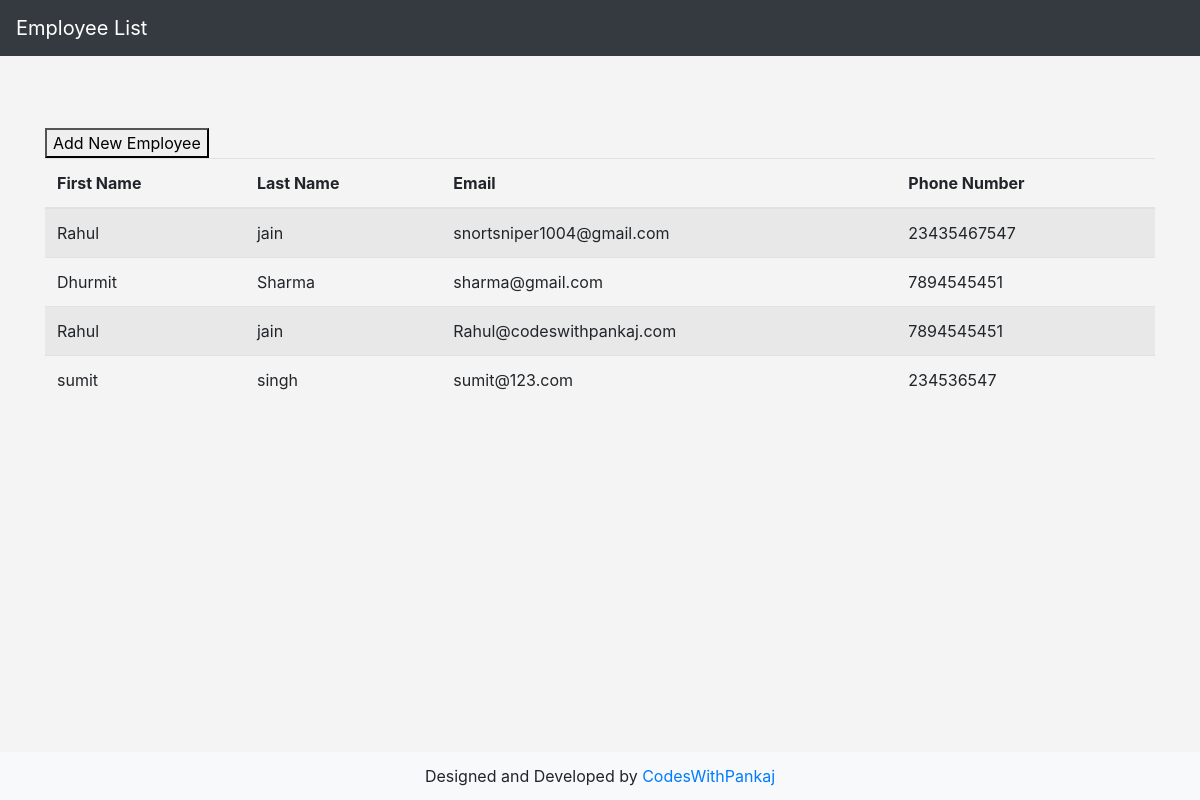
/emp/list/, run on the app's committed database.
### employee/models.py (models this page shows)
class Employee(models.Model):
    first_name = models.CharField(max_length=100)
    last_name = models.CharField(max_length=100)
    email = models.EmailField()
    phone_number = models.CharField(max_length=15)

### employee/views.py (the view)
# urls.py: path('list/', views.employee_list, name='employee_list'),
def employee_list(request):
    employees = Employee.objects.all()
    return render(request, 'employee_show.html', {'employees': employees})

### employee/templates/employee_show.html (shortened to what this page needs)
<!DOCTYPE html>
<html lang="en">
<head>
    <link href="https://stackpath.bootstrapcdn.com/bootstrap/4.5.2/css/bootstrap.min.css" rel="stylesheet">
</head>
<body>
    <nav class="navbar navbar-expand-md navbar-dark bg-dark fixed-top">
        <a class="navbar-brand" href="#">Employee List</a>
    </nav>
    <div class="container mt-5">
        <a href="{% url 'employee_form' %}"><button>Add New Employee</button></a>
        <table class="table table-striped">
            <thead>
                <tr>
                    <th>First Name</th>
                    <th>Last Name</th>
                    <th>Email</th>
                    <th>Phone Number</th>
                </tr>
            </thead>
            <tbody>
                {% for employee in employees %}
                    <tr>
                        <td>{{ employee.first_name }}</td>
                        <td>{{ employee.last_name }}</td>
                        <td>{{ employee.email }}</td>
                        <td>{{ employee.phone_number }}</td>
                    </tr>
                {% endfor %}
            </tbody>
        </table>
    </div>
    <footer class="text-center">
        <p>Designed and Developed by <a href="https://codeswithpankaj.com">CodesWithPankaj</a></p>
    </footer>
</body>
</html>

### employee/templates/employee_show.html (style rules this page uses)
body { padding-top: 5rem; background-color: #f4f4f4; }
footer { position: fixed; bottom: 0; width: 100%; height: 3rem; line-height: 3rem; background-color: #f8f9fa; }

### data on the page
Employee: first_name "Rahul", last_name "jain", email "snortsniper1004@gmail.com", phone_number "23435467547"
Employee: first_name "Dhurmit", last_name "Sharma", email "sharma@gmail.com", phone_number "7894545451"
Employee: first_name "Rahul", last_name "jain", email "Rahul@codeswithpankaj.com", phone_number "7894545451"
Employee: first_name "sumit", last_name "singh", email "sumit@123.com", phone_number "234536547"
